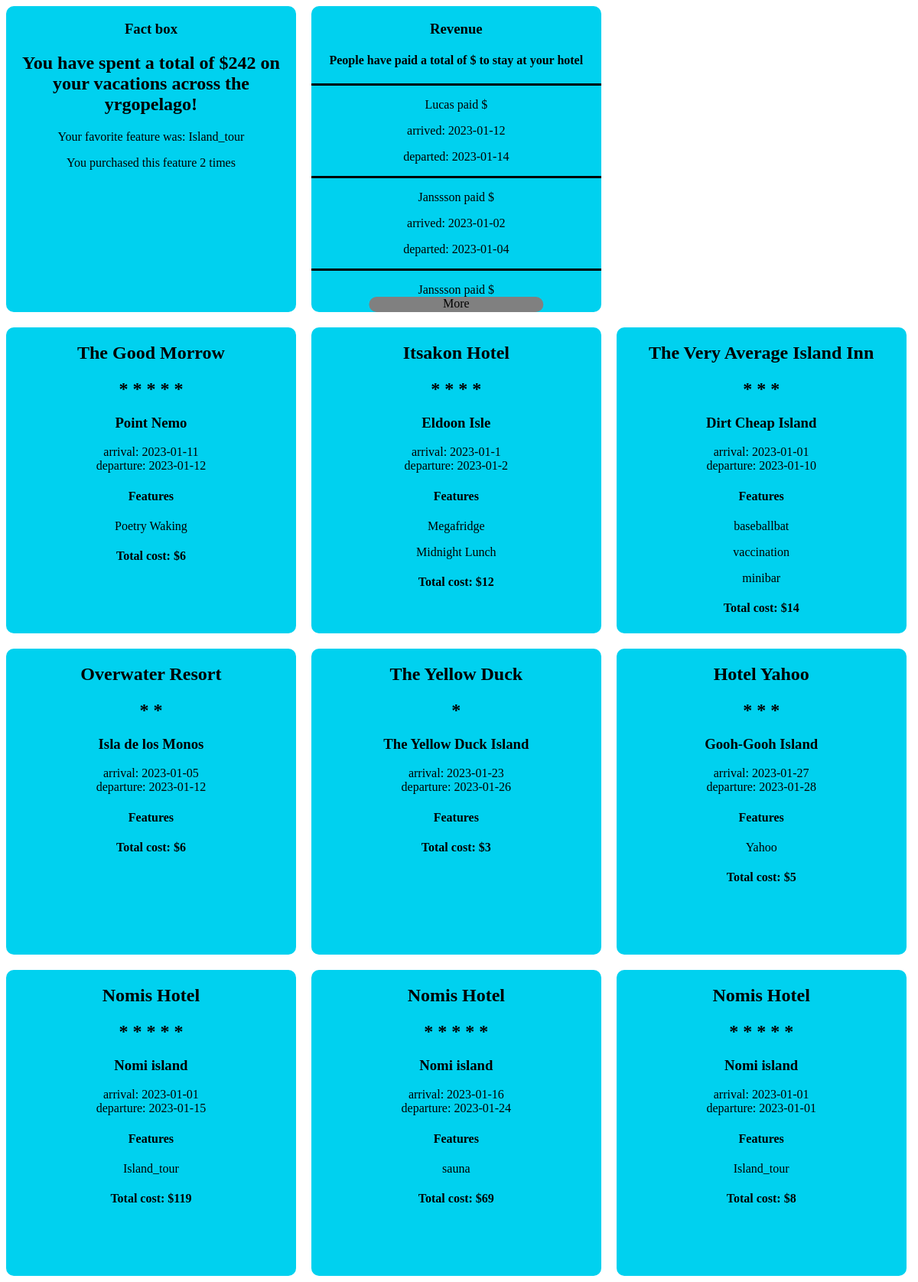
The app's page /checkLogbook.php, older data.
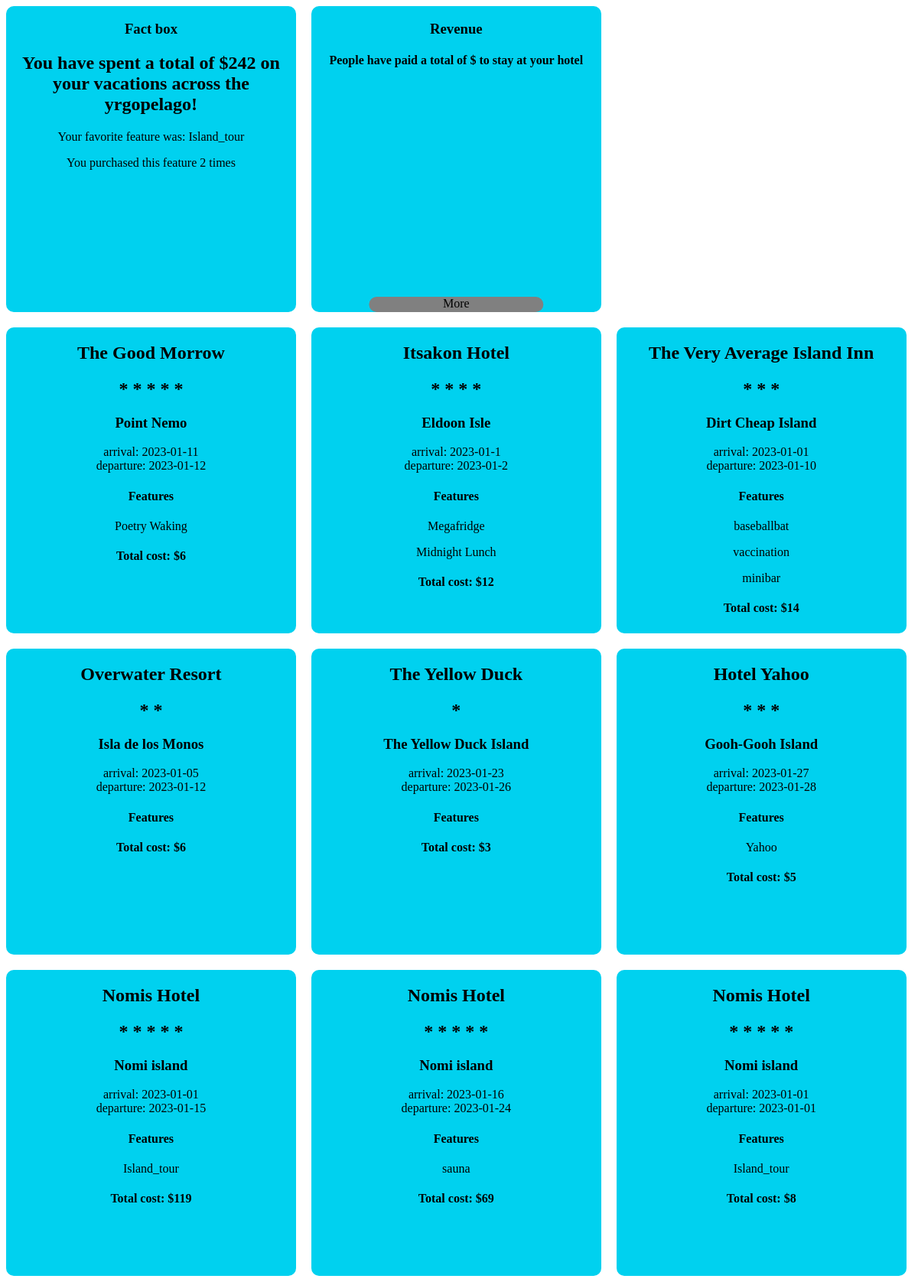
The same page, newer data.
### tables this page shows
CREATE TABLE booking (
	id INTEGER PRIMARY KEY AUTOINCREMENT,
	arrival DATE,
	departure DATE,
	costumer VARCHAR(255),
	room VARCHAR(255)
, "total_cost");

### checkLogbook.php (the view, shortened to what this page needs)
<?php
$db = new PDO("sqlite:vanligtHotelDB.sqlite");
$stmt = $db->prepare("SELECT * from booking");
$stmt->execute();
$bookings = $stmt->fetchAll(PDO::FETCH_ASSOC);
$stmt = $db->prepare("SELECT sum(total_cost) as revenue from booking");
$stmt->execute();
$revenue = $stmt->fetchAll(PDO::FETCH_DEFAULT);
$logbook = file_get_contents("logbook.json");
$logbook = json_decode($logbook, true);
$logbook = $logbook["vacation"];
$totalCost = 0;
$features = [];
?>
<!DOCTYPE html>
<html lang="en">
<head>
    <link rel="stylesheet" href="css/logbook.css">
</head>
<body>
    <section class="factBoxes">
        <section class="factBox card">
            <?php foreach ($logbook as $vacation) {
                $totalCost += $vacation["total_cost"];
                foreach ($vacation["features"] as $feature) {
                    $features[] = $feature["name"];
                }
            }
            $featureCount = array_count_values($features);
            $mostCommonFeature = array_search(max($featureCount), $featureCount);
            $howManyTimes = $featureCount[$mostCommonFeature];
            ?>
            <h1>Fact box</h1>
            <h2>
                <?php echo "You have spent a total of $" . $totalCost . " on your vacations across the yrgopelago!" ?>
            </h2>
            <p><?php echo "Your favorite feature was: $mostCommonFeature"; ?></p>
            <p><?php echo "You purchased this feature " . $howManyTimes . " times" ?></p>
        </section>
        <section class="factBox card closed revenue">
            <h3>Revenue</h3>
            <h4><?php echo "People have paid a total of $" . ($revenue[0]["revenue"]) . " to stay at your hotel" ?></h2>
                <?php foreach ($bookings as $booking) : ?>
                    <div class="costumerBooking">
                        <p><?php echo $booking["costumer"] . " paid $" . $booking["total_cost"] ?></p>
                        <p><?php echo "arrived: " . $booking["arrival"] ?></p>
                        <p><?php echo "departed: " . $booking["departure"] ?></p>
                    </div>
                <?php endforeach ?>
                <div class="openBox">More</div>
        </section>
    </section>
    <section class="logbookCards">
        <?php foreach ($logbook as $vacation) : ?>
            <div class="card">
                <h2>
                    <?php echo $vacation["hotel"]; ?>
                </h2>
                <h2><?php for ($i = 0; $i < $vacation["stars"]; $i++) {
                        echo " * ";
                    } ?></h2>
                <h3><?= $vacation["island"] ?></h3>
                <section class="generalInfo">
                    <div>
                        <?= "arrival: " . $vacation["arrival_date"] ?>
                    </div>
                    <div>
                        <?= "departure: " . $vacation["departure_date"] ?>
                    </div>
                </section>
                <section class="features">
                    <h4>Features</h4>
                    <?php foreach ($vacation["features"] as $feature) : ?>
                        <p> <?= $feature["name"] ?></p>
                    <?php endforeach ?>
                </section>
                <h4><?php echo "Total cost: $" . $vacation["total_cost"] ?></h4>
            </div>
        <?php endforeach; ?>
    </section>
</body>
</html>

Row changes from the older to the newer data that the page shows:
removed booking: costumer "Lucas", arrival "2023-01-12", departure "2023-01-14"
removed booking: costumer "Janssson", arrival "2023-01-02", departure "2023-01-04"
removed booking: costumer "Janssson"
